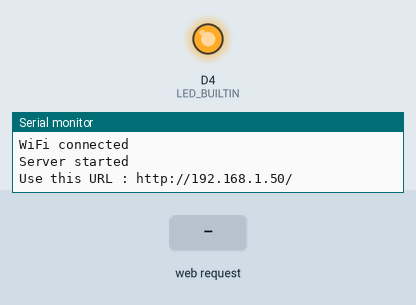
Recording of a program running on a simulated ESP8266 (Wemos D1 mini). Shown: output pins drawn as LEDs (lit = HIGH, except the on-board LED, lit = LOW), the last lines printed to the serial monitor. The test bench sets the inputs (shaded band). WiFi joins after 1.5 s; servers stay silent unless stated.

Above: at 4.2 s.
4.3 s: HTTP request GET /relay=on received
At 5.0 s:
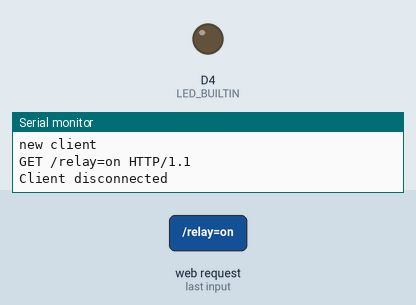
5.8 s: HTTP request GET /relay=off received
At 6.1 s:
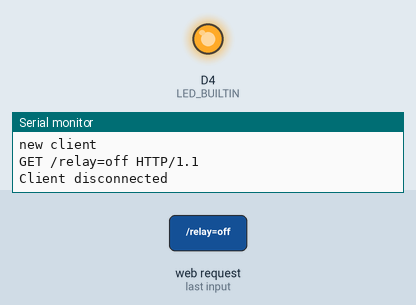
Timing chart, 0 to 8.8 s (numbered marks = the images above; inputs shaded):
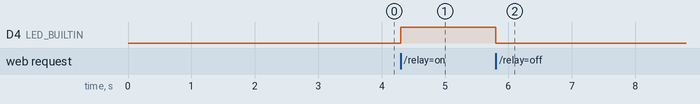

The program:

main.cpp
```cpp
//This example will set up a static IP - in this case 192.168.1.50

#include <ESP8266WiFi.h>
#include <Arduino.h>

const int chipSelect = D8;
const char *ssid = "Faiba4G_D3A7FA";
const char *password = "rootroot";

WiFiServer server(80);
IPAddress ip(192, 168, 0, 101);    // where xx is the desired IP Address
IPAddress gateway(192, 168, 0, 1); // set gateway to match your network

void setup()
{
  pinMode(LED_BUILTIN, OUTPUT);
  Serial.begin(9600);
  delay(10);

  Serial.print(F("Setting static ip to : "));
  Serial.println(ip);

  // Connect to WiFi network
  Serial.println();
  Serial.println();
  Serial.print("Connecting to ");
  Serial.println(ssid);
  IPAddress subnet(255, 255, 255, 0); // set subnet mask to match your network
  WiFi.config(ip, gateway, subnet);
  WiFi.begin(ssid, password);

  while (WiFi.status() != WL_CONNECTED)
  {
    delay(3000);
    Serial.print(".");
  }
  Serial.println("");
  Serial.println("WiFi connected");

  // Start the server
  server.begin();
  Serial.println("Server started");

  // Print the IP address
  Serial.print("Use this URL : ");
  Serial.print("http://");
  Serial.print(WiFi.localIP());
  Serial.println("/");
}

void loop()
{
  // Check if a client has connected
  WiFiClient client = server.available();
  if (!client)
  {
    return;
  }

  // Wait until the client sends some data
  Serial.println("new client");
  while (!client.available())
  {
    delay(1);
  }

  // Read the first line of the request
  String request = client.readStringUntil('\r');
  Serial.println(request);
  client.flush();

  // Match the request

  int value = LOW;
  if (request.indexOf("/relay=on") != -1)
  {
    digitalWrite(LED_BUILTIN, HIGH);
    value = HIGH;
  }
  if (request.indexOf("/relay=off") != -1)
  {
    digitalWrite(LED_BUILTIN, LOW);
    value = LOW;
  }

  // Return the response
  client.println("HTTP/1.1 200 OK");
  client.println("Content-Type: text/html");
  client.println(""); //  do not forget this one
  client.println("<!DOCTYPE HTML>");
  client.println("<html>");

  client.print("Led pin is now: ");

  if (value == HIGH)
  {
    client.print("On");
  }
  else
  {
    client.print("Off");
  }
  client.println("<br><br>");
  client.println("<a href=\"/relay=on\">Relay ON</a><br>");
  client.println("Click <a href=\"/relay=off\">Relay OFF</a>");
  client.println("</html>");

  delay(1);
  Serial.println("Client disconnected");
  Serial.println("");
}
```

Measured:
- after the input at 4.3 s, D4 (LED_BUILTIN): LOW → HIGH at once
- after the input at 5.8 s, D4 (LED_BUILTIN): HIGH → LOW at once
